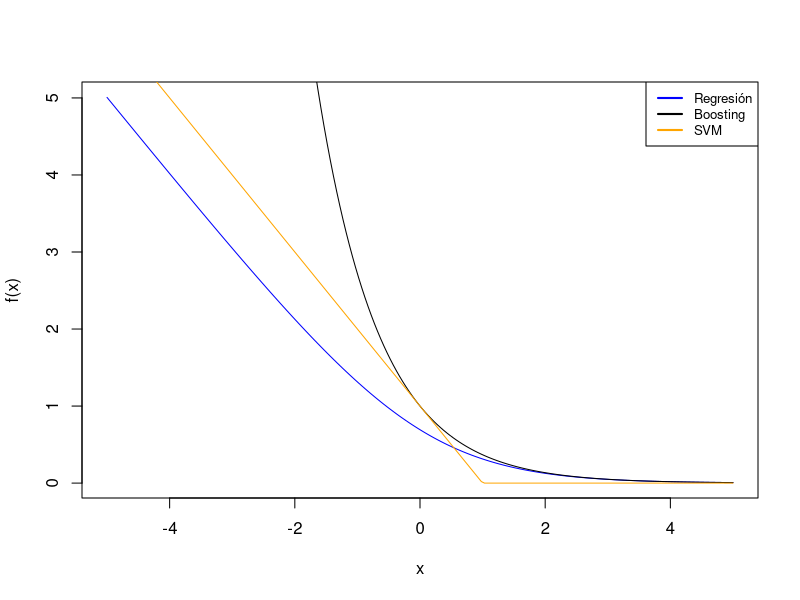

R code for this plot:
reg <- function(x) {
  return(log(1.0 + exp(-x)))
}

boosting <- function(x) {
  return(exp(-x))
}

svm <- function(x) {
  y <- rep(0, length(x))
  for(i in 1:length(x)) {
    if(x[i] < 1) {
      y[i] <- 1.0 - x[i]
    }
    else {
      y[i] <- 0.0
    }
  }
  return(y)
}

n <- 200
x <- rep(0, n)
a <- -5.0
b <- 5.0
dx <- (b - a) / (n - 1)
for(i in 1:n) {
  x[i] <- a + (i - 1) * dx
}
y1 <- reg(x)
y2 <- boosting(x)
y3 <- svm(x)
plot_colors <- c("blue", "black", "orange")
plot(x, y1, type = "l", col = "blue", xlab = "x", ylab = "f(x)")
lines(x, y2, type = "l", col = "black")
lines(x, y3, type = "l", col = "orange")
legend("topright", c("Regresión", "Boosting", "SVM"), cex = 0.8, col = plot_colors, lwd = 2)